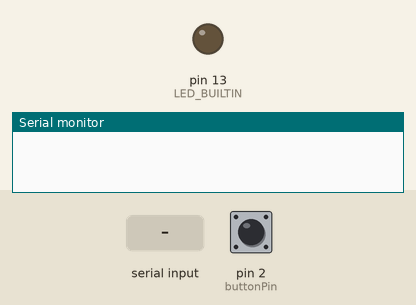
Simulated run of this sketch. Board: Arduino Uno, built with avr-gcc and run on an emulated ATmega328P. Parts: output pins drawn as LEDs (lit = HIGH), the last lines printed to the serial monitor. The test bench sets the inputs (shaded band); at power-on: pin 2 (buttonPin) HIGH.

Above: at 1.2 s.
1.3 s: pin 2 (buttonPin) pulled LOW for 0.15 s
At 1.9 s:
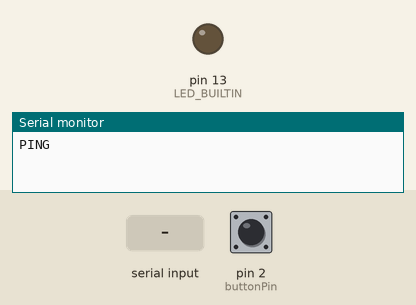
2.9 s: "PING\n" received over Serial
At 4.5 s:
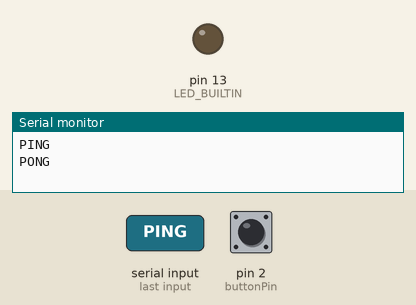
Timing chart, 0 to 6.0 s (numbered marks = the images above; inputs shaded):
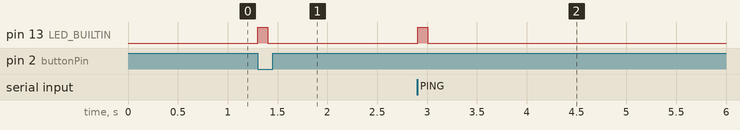

The sketch:

PingPong_01.ino
```cpp
/* Ping Pong
  Responds with "PONG" when it receives a "PING" via Serial port.
  Also turns the LED on when that happens

  Pressing button on pin 2 causes to send PING via serial port once.
 */


const int buttonPin = 2;
int previousButtonState = HIGH; // HIGH: released


void setup() {
  pinMode(buttonPin, INPUT_PULLUP); // HIGH: released, LOW: pressed
  pinMode(LED_BUILTIN, OUTPUT);
  Serial.begin(9600);
}


void blinkLED (int ms = 100)
{
  digitalWrite(LED_BUILTIN, HIGH);
  delay(ms);
  digitalWrite(LED_BUILTIN, LOW);
}

void loop() {
  // SENDS PING WHEN BUTTON IS PRESSED --------------------------------------------------
  // Reads the state of the button
  int buttonState = digitalRead(buttonPin);
  // Button is now pressed (LOW), but used to be released (HIGH)
  if (buttonState == LOW  && previousButtonState == HIGH) {
    Serial.println("PING");

    blinkLED();
  }


  previousButtonState = buttonState;


  // RESPONDS TO PING --------------------------------------------------
  // Check if data is available
  if (Serial.available()) {
    String command = Serial.readStringUntil('\n'); // Read until newline
    command.trim();  // Remove leading/trailing whitespace

    // Process command
    if (command == "PING") {
      Serial.println("PONG");

      blinkLED();
    } else if (command == "PONG") {
      //Serial.println("PING");
      blinkLED();
    }
  }


  delay(50);  // Avoid flooding the serial port
}
```

Measured:
- after the input at 1.3 s, pin 13 (LED_BUILTIN): LOW → HIGH at once, → LOW 0.10 s later
- after the input at 2.9 s, pin 13 (LED_BUILTIN): LOW → HIGH at once, → LOW 0.10 s later
